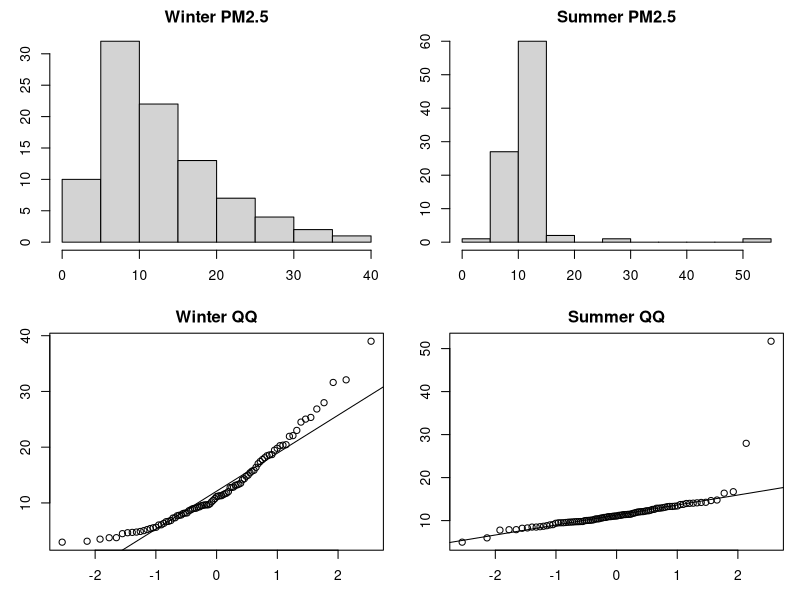

Source code (R):
## ---- chunk 1
knitr::opts_chunk$set(echo = TRUE, highlight=FALSE)
## ---- chunk 2
df <- read.csv("LA_2024_PM25.csv")
df$Date <- as.Date(df$Date, "%m/%d/%Y")
df_clean <- df[, c("Date", "Daily.Mean.PM2.5.Concentration", "County")]
names(df_clean)[2] <- "pm25"
df_clean$month <- as.numeric(format(df_clean$Date, "%m"))
df_clean$season <- ifelse(df_clean$month %in% c(12,1,2), "Winter",
                   ifelse(df_clean$month %in% c(6,7,8), "Summer", NA))
df_clean <- df_clean[!is.na(df_clean$season) & !is.na(df_clean$pm25), ]
by_day <- aggregate(pm25 ~ Date + season, data = df_clean, FUN = mean)
table(by_day$season)
## ---- chunk 3
par(mfrow = c(2, 2), mar=c(3,3,2,1))

hist(by_day$pm25[by_day$season == "Winter"],
     main = "Winter PM2.5", xlab = "")

hist(by_day$pm25[by_day$season == "Summer"],
     main = "Summer PM2.5", xlab = "")

qqnorm(by_day$pm25[by_day$season == "Winter"], main = "Winter QQ")
qqline(by_day$pm25[by_day$season == "Winter"])

qqnorm(by_day$pm25[by_day$season == "Summer"], main = "Summer QQ")
qqline(by_day$pm25[by_day$season == "Summer"])

## ---- chunk 4
by_day$season <- factor(by_day$season, levels=c("Summer","Winter"))
tapply(by_day$pm25, by_day$season, summary)
t_out <- t.test(pm25 ~ season, data=by_day, alternative="less")
t_out
